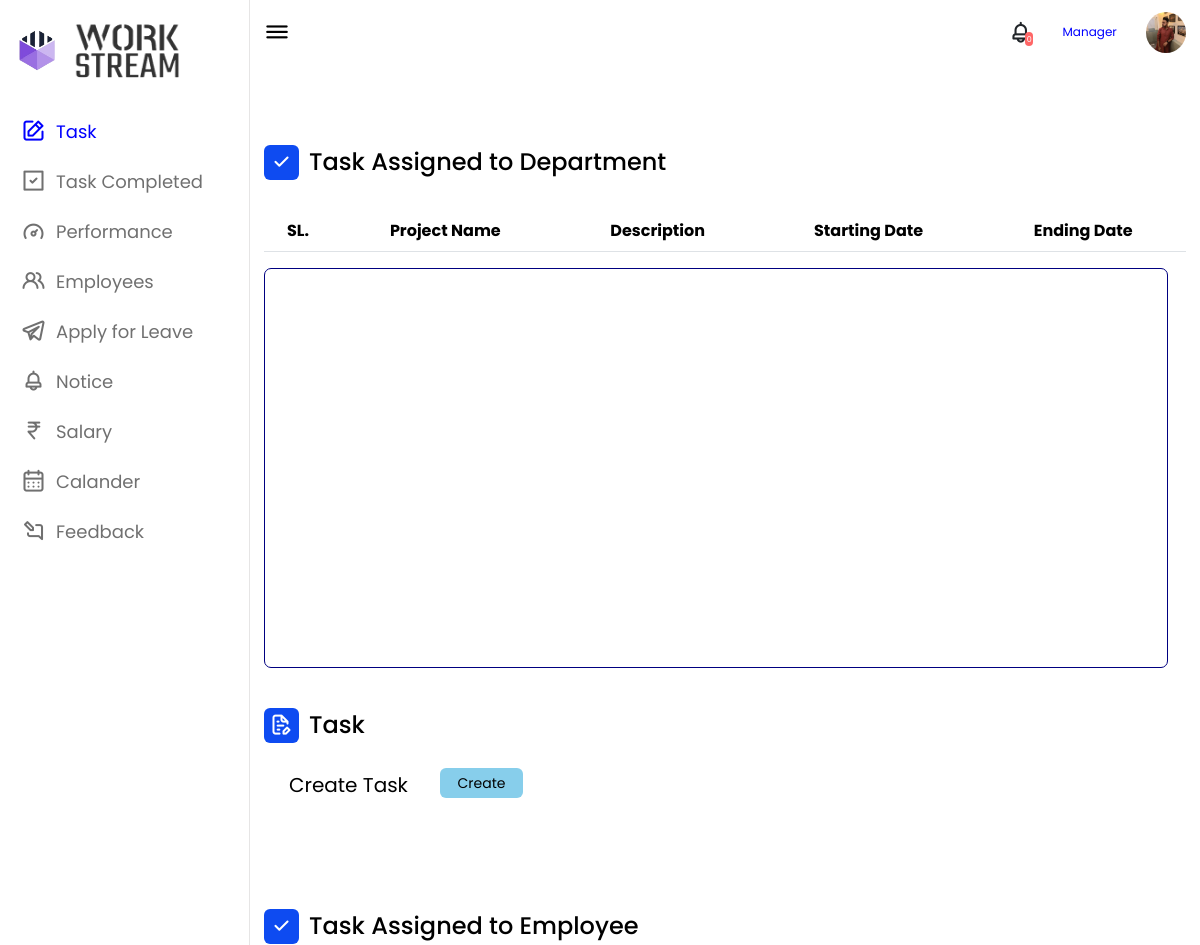
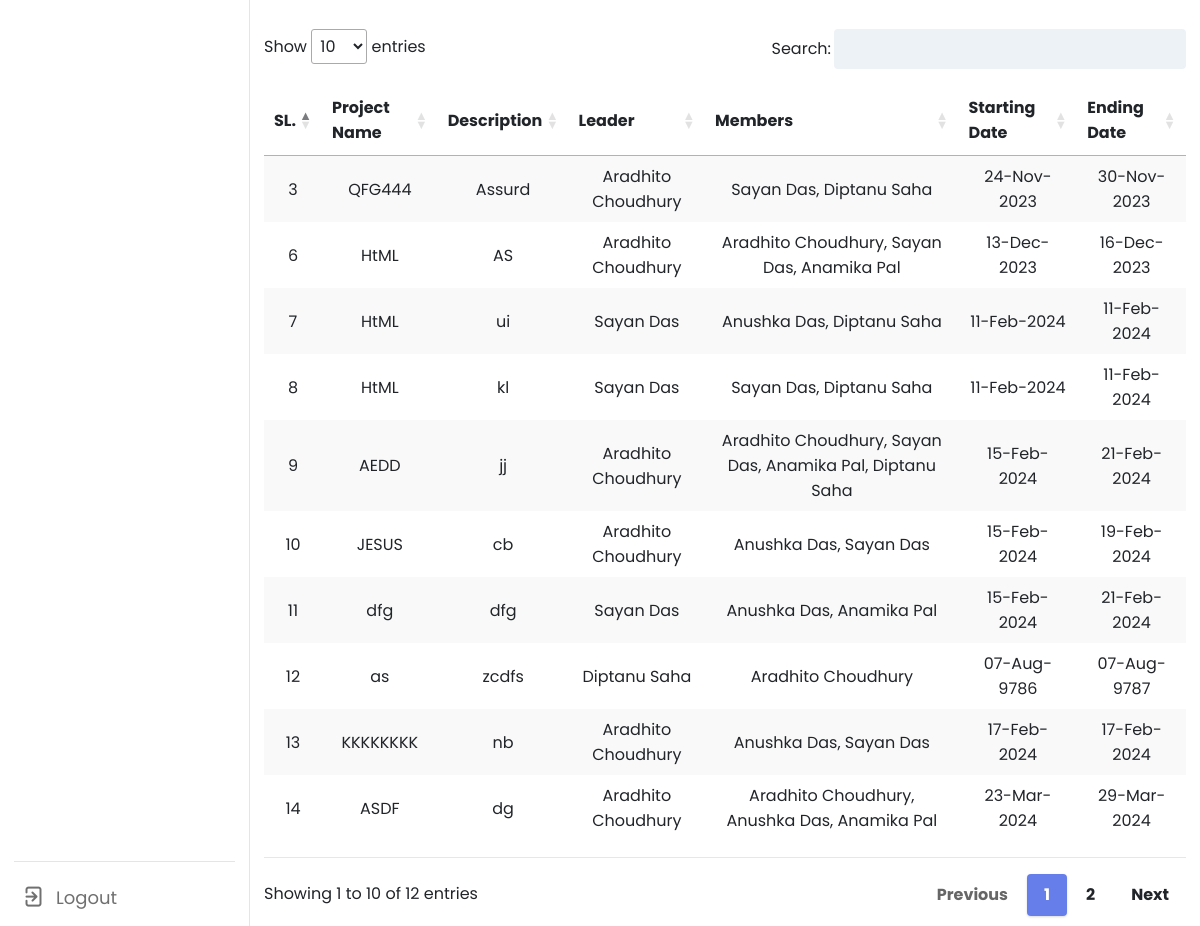
/manager/man_task.php (signed in), run on the app's committed database (2 pictures, top to bottom).
### tables this page shows
CREATE TABLE `task` (
  `id` int(11) NOT NULL,
  `p_name` varchar(99) NOT NULL,
  `starting_date` date NOT NULL,
  `leader` varchar(99) NOT NULL,
  `deptm` varchar(99) NOT NULL,
  `desc` varchar(99) NOT NULL,
  `status` varchar(99) NOT NULL,
  `ending_date` date NOT NULL,
  `upload_date` date NOT NULL,
  `member` varchar(99) NOT NULL,
  `dt` timestamp NOT NULL DEFAULT current_timestamp()
);

### manager/man_task.php (the view, shortened to what this page needs)
<?php
include '../conn.php';
$img = $_SESSION['img'];
$deptm = $_SESSION['deptmy'];
$data30 = mysqli_query($conn, "SELECT * FROM notice WHERE deptm= '$deptm' AND seen='not_seen' AND man='Manager';");
$data3 = mysqli_query($conn, "SELECT * FROM task WHERE `deptm`= '$deptm' ORDER BY id DESC;");
?>
<!DOCTYPE html>
<html lang="en">
<head>
    <link rel="stylesheet" href="style.css">
    <link rel="stylesheet" href="https://unicons.iconscout.com/release/v4.0.0/css/line.css">
    <link href="https://cdn.jsdelivr.net/npm/bootstrap@5.3.2/dist/css/bootstrap.min.css" rel="stylesheet">
    <link href="https://unpkg.com/tailwindcss@2.2.19/dist/tailwind.min.css" rel=" stylesheet">
    <link href="https://cdn.datatables.net/1.10.19/css/jquery.dataTables.min.css" rel="stylesheet">
    <link href="https://cdn.datatables.net/responsive/2.2.3/css/responsive.dataTables.min.css" rel="stylesheet">
</head>
<body>
    <nav>
        <div class="logo-name">
        <div class="logo-image">
                <img src="logo1.png" alt="p8">
            </div>
            <div class="logo-image2">
                <img src="logo2.png" alt="" id="p9">
            </div>
        </div>
        <div class="menu-items">
            <ul class="nav-links">
                <li><a href="man_task.php">
                        <i class="uil uil-edit" class="uil uil-check-square" style="color: blue;"></i>
                        <span class="link-name" style="color: blue;">Task</span>
                    </a></li>
                <li><a href="man_history.php">
                        <i class="uil uil-check-square"></i>
                        <span class="link-name">Task Completed</span>
                    </a></li>
                <li><a href="man_performance.php">
                        <i class="uil uil-tachometer-fast-alt"></i>
                        <span class="link-name">Performance</span>
                    </a></li>
                <li><a href="man_employees.php">
                        <i class="uil uil-users-alt"></i>
                        <span class="link-name">Employees</span>
                    </a></li>
                <li><a href="man_leave.php">
                        <i class="uil uil-telegram-alt"></i>
                        <span class="link-name">Apply for Leave</span>
                    </a></li>
                <li><a href="man_notice.php">
                        <i class="uil uil-bell"></i>
                        <span class="link-name">Notice</span>
                    </a></li>
                <li><a href="man_salary.php">
                        <i class="uil uil-rupee-sign"></i>
                        <span class="link-name">Salary</span>
                    </a></li>
                <li><a href="man_holiday.php">
                        <i class="uil uil-calendar-alt"></i>
                        <span class="link-name">Calander</span>
                    </a></li>
                <li><a href="man_feedback.php">
                        <i class="uil uil-comment-alt-edit"></i>
                        <span class="link-name">Feedback</span>
                    </a></li>
            </ul>
            <br><br><br>
            <ul class="logout-mode">
                <li><a href="out.php">
                        <i class="uil uil-signout"></i>
                        <span class="link-name">Logout</span>
                    </a></li>
            </ul>
        </div>
    </nav>
    <section class="dashboard">
        <div class="top">
            <i class="uil uil-bars sidebar-toggle"></i>
            <div class="search-box">
                <input type="text" required style="border-color: #fff;" readonly>
            </div>
            <a href="man_seen.php" class="mk" id="fl"> <i style="font-size: 25px;" class="uil uil-bell"></i><span id="DF3"><?php echo mysqli_num_rows($data30); ?></span></a>
            <div class="nm">
                <h5 class="er">Manager</h5>
            </div>
            <a href="man_personal.php"> <img src="../<?php echo $img; ?>" height="45px" width="45px" alt=""></a>
        </div>
        <div class="dash-content">
            <div class="overview">
                <div class="title">
                    <i class="uil uil-check"></i>
                    <span class="text">Task Assigned to Department</span>
                </div>
            </div>
        </div>
        <table class="table">
            <tr style="text-align: center;">
                <th>SL.</th>
                <th>Project Name</th>
                <th>Description</th>
                <th>Starting Date</th>
                <th>Ending Date</th>
            </tr>
        </table>
        <iframe src="man_task_adm.php" height="400px" width="98%" frameborder="0" ; style="border: 1.5px navy solid; border-radius:7px"></iframe>
        <div class="dash-content" style="margin-top: -71px;">
            <div class="overview">
                <div class="title">
                    <i class="uil uil-file-edit-alt"></i>
                    <span class="text">Task</span>
                </div>
            </div>
        </div>
        <h3 style=" margin-left: 25px; margin-bottom: -29px; color: var(--text-color); font-size: 20px;">Create Task</h3>
        <form action="man_task_ass.php" method="POST" class="m1" style=" color: var(--text-color);">
            <button id="btn" type="submit">Create</button>
        </form>
        <div class="dash-content">
            <div class="overview">
                <div class="title">
                    <i class="uil uil-check"></i>
                    <span class="text">Task Assigned to Employee</span>
                </div>
                <table id="example" class="stripe hover" style="width:100%; padding-top: 1em;  padding-bottom: 1em;">
                    <thead>
                        <tr style="text-align: center;">
                            <th>SL.</th>
                            <th>Project Name</th>
                            <th>Description</th>
                            <th>Leader</th>
                            <th>Members</th>
                            <th>Starting Date</th>
                            <th>Ending Date</th>
                        </tr>
                    </thead>
                    <tbody>
                        <div class="">
                            <?php
                            if ($total3 = mysqli_num_rows($data3) > 0) {
                                while ($result3 = mysqli_fetch_array($data3)) {
                            ?>
                                    <tr class="" style="text-align: center;">
                                        <td> <?php echo $result3['id']; ?> </td>
                                        <td> <?php echo $result3['p_name']; ?> </td>
                                        <td> <?php echo $result3['desc']; ?> </td>
                                        <td> <?php echo $result3['leader']; ?> </td>
                                        <td> <?php echo $result3['member']; ?> </td>
                                        <td> <?php echo date('d-M-Y', strtotime($result3['starting_date'])); ?> </td>
                                        <td> <?php echo date('d-M-Y', strtotime($result3['ending_date'])); ?> </td>
                                    </tr>
                            <?php
                                }
                            } else {
                                echo "no FoUnD";
                            }
                            ?>
                        </div>
                    </tbody>
                </table>
            </div>
        </div>
    </section>
</body>
</html>

### manager/style.css (style rules this page uses)
* { margin: 0; padding: 0; box-sizing: border-box; font-family: "Poppins", sans-serif; }
:root { --primary-color: #0e4bf1; --panel-color: #fff; --text-color: #000; --black-light-color: #707070; --border-color: #e6e5e5; --toggle-color: #ddd; --box1-color: #4da3ff; --box2-color: #ffe6ac; --box3-color: #e7d1fc; --title-icon-color: #fff; }
body { min-height: 100vh; background-color: var(--primary-color); }
nav { position: fixed; top: 0; left: 0; height: 100%; width: 250px; padding: 10px 14px; background-color: var(--panel-color); border-right: 1px solid var(--border-color); transition: var(--tran-05); }
nav .logo-name { display: flex; align-items: center; }
nav .logo-image { display: flex; justify-content: center; min-width: 45px; }
nav .logo-image img { width: 40px; object-fit: cover; border-radius: 50%; }
nav .menu-items { margin-top: 40px; height: calc(100% - 90px); display: flex; flex-direction: column; justify-content: space-between; }
.menu-items li { list-style: none; }
.menu-items li a { display: flex; align-items: center; height: 50px; text-decoration: none; position: relative; }
.menu-items li a i { font-size: 24px; min-width: 45px; height: 100%; display: flex; align-items: center; justify-content: center; color: var(--black-light-color); }
.menu-items li a .link-name { font-size: 18px; font-weight: 400; color: var(--black-light-color); transition: var(--tran-05); }
.menu-items .logout-mode { padding-top: 10px; border-top: 1px solid var(--border-color); }
.dashboard { position: relative; left: 250px; background-color: var(--panel-color); min-height: 100vh; width: calc(100% - 250px); padding: 10px 14px; transition: var(--tran-05); }
.dashboard .top { position: fixed; top: 0; left: 250px; display: flex; width: calc(100% - 250px); justify-content: space-between; align-items: center; padding: 10px 14px; background-color: var(--panel-color); transition: var(--tran-05); z-index: 10; }
.dashboard .top .sidebar-toggle { font-size: 26px; color: var(--text-color); cursor: pointer; }
.dashboard .top .search-box { position: relative; height: 45px; max-width: 600px; width: 100%; margin: 0 30px; }
.top .search-box input { position: absolute; border: 1px solid var(--border-color); background-color: var(--panel-color); padding: 0 25px 0 50px; border-radius: 5px; height: 100%; width: 100%; color: var(--text-color); font-size: 15px; font-weight: 400; outline: none; }
.top img { width: 40px; border-radius: 50%; }
.dashboard .dash-content { padding-top: 50px; }
.dash-content .title { display: flex; align-items: center; margin: 60px 0 30px 0; }
.dash-content .title i { position: relative; height: 35px; width: 35px; background-color: var(--primary-color); border-radius: 6px; color: var(--title-icon-color); display: flex; align-items: center; justify-content: center; font-size: 24px; }
.dash-content .title .text { font-size: 24px; font-weight: 500; color: var(--text-color); margin-left: 10px; }

### manager/man_task.php (style rules this page uses)
table.dataTable.no-footer { border-bottom: 1px solid #e2e8f0; margin-top: 0.75em; margin-bottom: 0.75em; }
nav .menu-items { margin-top: 14px; height: calc(100% - 90px); display: flex; flex-direction: column; justify-content: space-between; }
#p9 { height: 121px; width: 109px; border-radius: 0px; margin-top: -40px; margin-bottom: -40px; margin-left: 15px; }
nav .logo-image img { width: 40px; object-fit: cover; border-radius: 50%; }
.menu-items li a { margin-left: 30px; display: flex; align-items: center; height: 50px; text-decoration: none; position: relative; }
.er { font-size: 12px; color: blue; }
#DF3 { height: 10px; width: 10px; background-color: #ff6666; font-size: 8px; color: white; text-decoration: none; padding: 1.5px; border-radius: 60px; margin-left: -8px; text-underline-offset: none; }
.mk { text-decoration: none; }
li { margin-left: -33px; }
#btn { height: 30px; width: 9%; color: black; background-color: skyblue; border-radius: 6px; margin-left: 176px; text-align: center; font-size: 14px; cursor: pointer; }

### data on the page
task: id "14", p_name "ASDF", desc "dg", leader "Aradhito Choudhury", member "Aradhito Choudhury, Anushka Das, Anamika Pal", starting_date "23-Mar-2024", ending_date "29-Mar-2024"
task: id "13", p_name "KKKKKKKK", desc "nb", leader "Aradhito Choudhury", member "Anushka Das, Sayan Das", starting_date "17-Feb-2024", ending_date "17-Feb-2024"
task: id "12", p_name "as", desc "zcdfs", leader "Diptanu Saha", member "Aradhito Choudhury", starting_date "07-Aug-9786", ending_date "07-Aug-9787"
task: id "11", p_name "dfg", desc "dfg", leader "Sayan Das", member "Anushka Das, Anamika Pal", starting_date "15-Feb-2024", ending_date "21-Feb-2024"
task: id "10", p_name "JESUS", desc "cb", leader "Aradhito Choudhury", member "Anushka Das, Sayan Das", starting_date "15-Feb-2024", ending_date "19-Feb-2024"
task: id "9", p_name "AEDD", desc "jj", leader "Aradhito Choudhury", member "Aradhito Choudhury, Sayan Das, Anamika Pal, Diptanu Saha", starting_date "15-Feb-2024", ending_date "21-Feb-2024"
task: id "8", p_name "HtML", desc "kl", leader "Sayan Das", member "Sayan Das, Diptanu Saha", starting_date "11-Feb-2024", ending_date "11-Feb-2024"
task: id "7", p_name "HtML", desc "ui", leader "Sayan Das", member "Anushka Das, Diptanu Saha", starting_date "11-Feb-2024", ending_date "11-Feb-2024"
task: id "6", p_name "HtML", desc "AS", leader "Aradhito Choudhury", member "Aradhito Choudhury, Sayan Das, Anamika Pal", starting_date "13-Dec-2023", ending_date "16-Dec-2023"
task: id "3", p_name "QFG444", desc "Assurd", leader "Aradhito Choudhury", member "Sayan Das, Diptanu Saha", starting_date "24-Nov-2023", ending_date "30-Nov-2023"

### other printed values
mysqli_num_rows($data30) "0"
